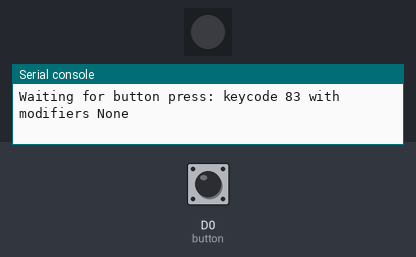
Bench run of a program on a simulated CircuitPython board. On the bench: 1 RGB LEDs in strip order, left to right, the last lines printed to the serial console. Inputs (shaded band) come from the test bench; at power-on: D0 (button) HIGH. USB keyboard and mouse output is not drawn.

Above: at 1.2 s.
1.3 s: D0 (button) pulled LOW for 0.15 s
At 1.4 s:
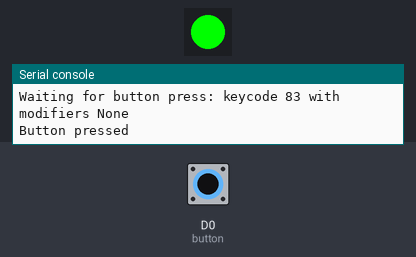
2.9 s: D0 (button) pulled LOW for 3.2 s
At 7.5 s:
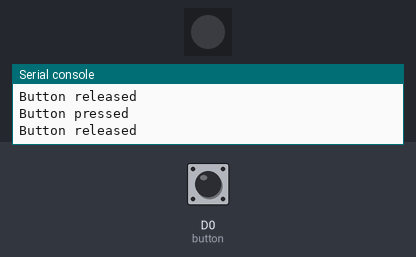
Timing chart, 0 to 9.0 s (numbered marks = the images above; inputs shaded):
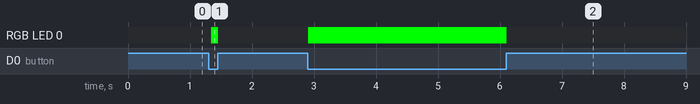

Measured:
- after the input at 1.3 s, RGB LED 0: off → RGB(0, 255, 0) after 0.05 s, → off 0.11 s later
- after the input at 2.9 s, RGB LED 0: off → RGB(0, 255, 0) at once, → off 3.2 s later

The program:

code.py
```python
import time
import digitalio
import board
import usb_hid
from adafruit_hid.keyboard import Keyboard
from adafruit_hid.keycode import Keycode
import adafruit_dotstar

# The keycode sent for each button, optionally can be paired with a modifier key
# https://circuitpython.readthedocs.io/projects/hid/en/latest/api.html#adafruit-hid-keycode-keycode
button_keycode = Keycode.KEYPAD_NUMLOCK
modifier_keycode = None # e.g. Keycode.RIGHT_ALT

GREEN = (0, 255, 0)

kbd = Keyboard(usb_hid.devices)

button = digitalio.DigitalInOut(board.D0)
button.direction = digitalio.Direction.INPUT
button.pull = digitalio.Pull.UP

print("Waiting for button press: keycode %s with modifiers %s" % (button_keycode, modifier_keycode))

while True:
    if not button.value: # pressed?
        with adafruit_dotstar.DotStar(board.APA102_SCK, board.APA102_MOSI, 1, brightness = 1.0) as pixels:
            print("Button pressed")

            pixels[0] = GREEN

            if modifier_keycode is not None:
                kbd.press(button_keycode, modifier_keycode)
            else:
                kbd.press(button_keycode)

            while (not button.value):
                pass

            print("Button released")

            kbd.release_all()

    time.sleep(0.01)
```
